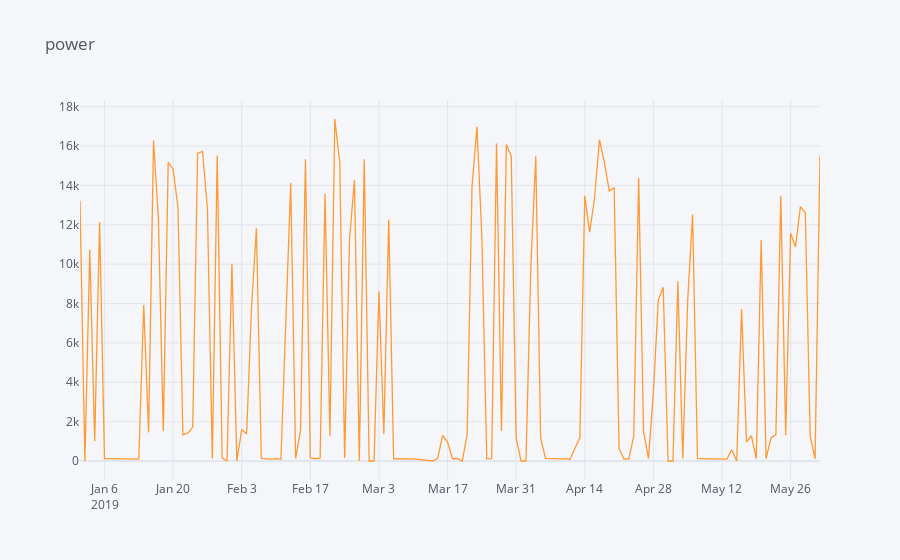

Notebook cell for this chart:
### Code cell
#plotting the data 
data.iplot(title="power")

### Figure 1 — Plotly figure (JSON) as saved in the notebook; plotly's stock layout.template omitted (floating-point values rounded to 4 significant figures; data arrays with more than 128 entries replaced by an {"elided": "..."} marker saying what was removed)
{"data": [{"line": {"color": "rgba(255, 153, 51, 1.0)", "dash": "solid", "shape": "linear", "width": 1.3}, "mode": "lines", "name": "Demand[MWh]", "text": "", "type": "scatter", "x": {"elided": "147 str values"}, "y": {"elided": "147 int values"}}], "layout": {"legend": {"bgcolor": "#F5F6F9", "font": {"color": "#4D5663"}}, "paper_bgcolor": "#F5F6F9", "plot_bgcolor": "#F5F6F9", "title": {"font": {"color": "#4D5663"}, "text": "power"}, "xaxis": {"gridcolor": "#E1E5ED", "showgrid": true, "tickfont": {"color": "#4D5663"}, "title": {"font": {"color": "#4D5663"}, "text": ""}, "zerolinecolor": "#E1E5ED"}, "yaxis": {"gridcolor": "#E1E5ED", "showgrid": true, "tickfont": {"color": "#4D5663"}, "title": {"font": {"color": "#4D5663"}, "text": ""}, "zerolinecolor": "#E1E5ED"}}}
